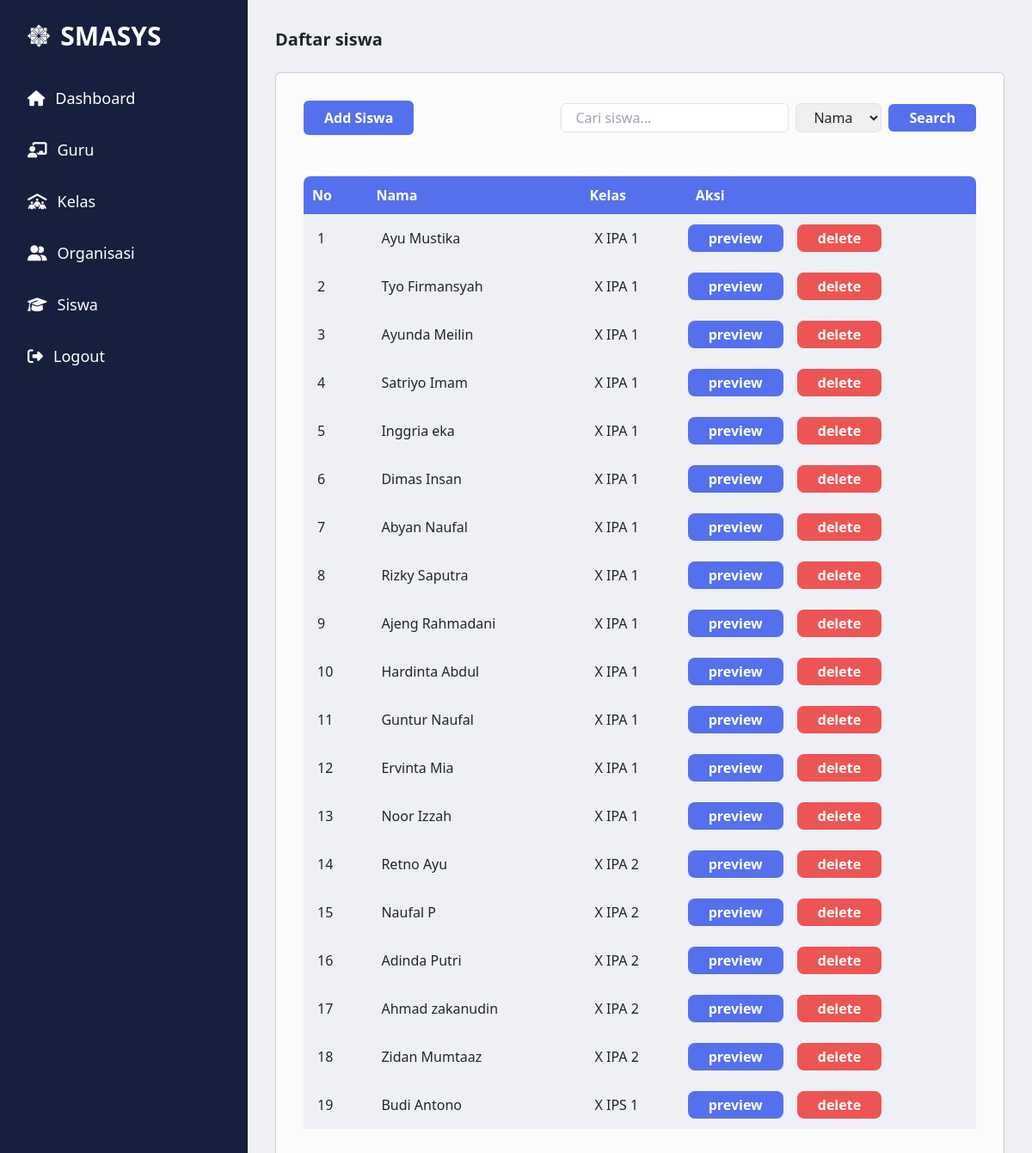
/public/siswa/index (signed in), run on the app's committed database.
### tables this page shows
CREATE TABLE `siswa` (
  `id` int(11) NOT NULL,
  `id_kelas` int(11) DEFAULT NULL,
  `nama` varchar(100) NOT NULL,
  `tanggal_lahir` varchar(100) NOT NULL,
  `total_nilai` int(11) DEFAULT NULL
);

CREATE TABLE `kelas` (
  `id` int(11) NOT NULL,
  `id_jurusan` int(11) NOT NULL,
  `nama` varchar(100) NOT NULL,
  `ketua_kelas` varchar(100) NOT NULL,
  `wali_kelas` varchar(100) NOT NULL,
  `tingkat` int(11) NOT NULL,
  `tahun_ajar` varchar(100) NOT NULL
);

### app/core/Controller.php (called while the page is built, shortened)
<?php
class Controller
{
    public function view($view, $data = [])
    {
        require_once '../app/views/' . $view . '.php';
    }
    public function model($model)
    {
        return new $model;
    }
}

### app/controllers/Siswa.php (called while the page is built, shortened)
<?php
class Siswa extends Controller
{
    public function index()
    {
        $data['title'] = 'SMASYS | Siswa';
        $data['is_siswa'] = true;
        $data['siswas'] = $this->model('SiswaModel')->getSiswaWithKelas();
        $data['siswas_not_kelas'] = $this->model('SiswaModel')->getSiswaNotKelas();
        $this->view('siswa/index', $data);
    }
}

### app/core/App.php (called while the page is built, shortened)
<?php
class App
{
    protected $method = 'index';
    protected $params = [];
    public function __construct()
    {
        $url = $this->parseUrl();
        if (isset($url[0])) {
            if (file_exists('../app/controllers/' . $url[0] . '.php')) {
                unset($url[0]);
            }
        }
        $this->controller = new $this->controller;
        if (isset($url[1])) {
            if (method_exists($this->controller, $url[1])) {
                $this->method = $url[1];
            }
        }
        call_user_func_array([$this->controller, $this->method], $this->params);
    }
    public function parseUrl()
    {
        if (isset($_GET['url'])) {
            $url = rtrim($_GET['url'], '/');
            $url = filter_var($url, FILTER_SANITIZE_URL);
            $url = explode('/', $url);
            return $url;
        }
        return ['HomeController', 'index'];
    }
}

### public/index.php (called while the page is built, shortened)
<?php
$app = new App;

### app/core/Database.php (called while the page is built, shortened)
<?php
class Database
{
    private $host = DB_HOST;
    private $user = DB_USER;
    private $pass = DB_PASS;
    private $db_name = DB_NAME;
    private $dbh;
    private $stmt;
    public function __construct()
    {
        $dsn = 'mysql:host=' . $this->host . ';dbname=' . $this->db_name;
        try {
            $this->dbh = new PDO($dsn, $this->user, $this->pass);
        } catch (PDOException $e) {
            die($e->getMessage());
        }
    }
    public function query($query)
    {
        $this->stmt = $this->dbh->prepare($query);
    }
    public function execute()
    {
        $this->stmt->execute();
    }
    public function resultSet()
    {
        $this->execute();
        return $this->stmt->fetchAll(PDO::FETCH_ASSOC);
    }
}

### app/models/SiswaModel.php (called while the page is built, shortened)
<?php
class SiswaModel
{
    private $db;
    public function __construct()
    {
        $this->db = new Database();
    }
    public function getSiswaWithKelas()
    {
        $this->db->query('SELECT siswa.id, siswa.id_kelas, siswa.nama, siswa.total_nilai, kelas.nama AS kelas_nama FROM siswa INNER JOIN kelas ON siswa.id_kelas = kelas.id');
        return $this->db->resultSet();
    }
    public function getSiswaNotKelas()
    {
        $this->db->query('SELECT siswa.id, siswa.id_kelas, siswa.nama, siswa.total_nilai FROM siswa WHERE siswa.id_kelas IS NULL');
        return $this->db->resultSet();
    }
}

### app/views/siswa/index.php (the view, shortened to what this page needs)
<div class="flex-1 p-8">
    <h1 class="text-xl font-bold mb-4">Daftar siswa</h1>
    <div class="card p-8 bg-[#fbfbfb]">
        <div class="flex justify-between items-center mb-4">
            <a href="<?= BASEURL ?>/siswa/add"
                class="text-white text-md font-semibold rounded-md px-6 py-2 bg-[#5570ed] hover:bg-[#3c51b1] duration-200">Add
                Siswa</a>
            <form action="<?= BASEURL ?>/siswa/search" method="post" class="flex items-center">
                <input type="text" name="keyword" placeholder="Cari siswa..." value="<?= isset($data['keyword']) ? $data['keyword'] : '' ?>" class="border border-gray-300 px-3 py-1 rounded-md mr-2">
                <select name="search_type" class="border border-gray-300 px-3 py-1 rounded-md mr-2">
                    <option value="nama" <?= isset($data['search_type']) && $data['search_type'] == 'nama' ? 'selected' : '' ?>>Nama</option>
                </select>
                <button type="submit" class="text-white font-semibold rounded-md px-4 py-1 bg-[#5570ed] hover:bg-[#3c51b1] duration-200">Search</button>
            </form>
        </div>
        <table class="mt-4 min-w-full overflow-hidden rounded-t-lg">
            <thead class="text-md bg-[#5570ed]">
                <tr>
                    <th class="p-2.5 text-white">No</th>
                    <th class="p-2.5 text-white">Nama</th>
                    <th class="p-2.5 text-white">Kelas</th>
                    <th class="p-2.5 text-white">Aksi</th>
                </tr>
            </thead>
            <tbody class="table-auto">
                <?php
                foreach ($data['siswas'] as $index => $siswa) {
                    echo "<tr class='bg-[#eff0f5]'>";
                    echo "<td class='p-3'>" . ($index + 1) . "</td>";
                    echo "<td class='p-3'>" . $siswa['nama'] . "</td>";
                    echo "<td class='p-3'>" . (isset($siswa['kelas_nama']) ? $siswa['kelas_nama'] : 'Tidak punya kelas') . "</td>";
                    echo "<td class='h-full w-min'>" .
                        "<div class='flex gap-3'>" .
                        "<a href='" . BASEURL . "/siswa/detail/" . $siswa['id'] . "' class='text-white font-semibold px-4 py-1 bg-[#5570ed] hover:bg-[#3c51b1] duration-200 rounded-lg'>preview</a>" .
                        "<a href='" . BASEURL . "/siswa/delete/" . $siswa['id'] . "' class='text-white font-semibold px-4 py-1 bg-[#ED5555] hover:bg-[#9e3939] duration-200 rounded-lg'>delete</a>" .
                        "</div>" .
                        "</td>";
                    echo "</tr>";
                }
                ?>
            </tbody>
        </table>
    </div>
</div>

### data on the page
siswa: nama "Ayu Mustika", id_kelas.nama "X IPA 1"
siswa: nama "Tyo Firmansyah", id_kelas.nama "X IPA 1"
siswa: nama "Ayunda Meilin", id_kelas.nama "X IPA 1"
siswa: nama "Satriyo Imam", id_kelas.nama "X IPA 1"
siswa: nama "Inggria eka", id_kelas.nama "X IPA 1"
siswa: nama "Dimas Insan", id_kelas.nama "X IPA 1"
siswa: nama "Abyan Naufal", id_kelas.nama "X IPA 1"
siswa: nama "Rizky Saputra", id_kelas.nama "X IPA 1"
siswa: nama "Ajeng Rahmadani", id_kelas.nama "X IPA 1"
siswa: nama "Hardinta Abdul", id_kelas.nama "X IPA 1"
siswa: nama "Guntur Naufal", id_kelas.nama "X IPA 1"
siswa: nama "Ervinta Mia", id_kelas.nama "X IPA 1"
siswa: nama "Noor Izzah", id_kelas.nama "X IPA 1"
siswa: nama "Retno Ayu", id_kelas.nama "X IPA 2"
siswa: nama "Naufal P", id_kelas.nama "X IPA 2"
siswa: nama "Adinda Putri", id_kelas.nama "X IPA 2"
siswa: nama "Ahmad zakanudin", id_kelas.nama "X IPA 2"
siswa: nama "Zidan Mumtaaz", id_kelas.nama "X IPA 2"
siswa: nama "Budi Antono", id_kelas.nama "X IPS 1"
